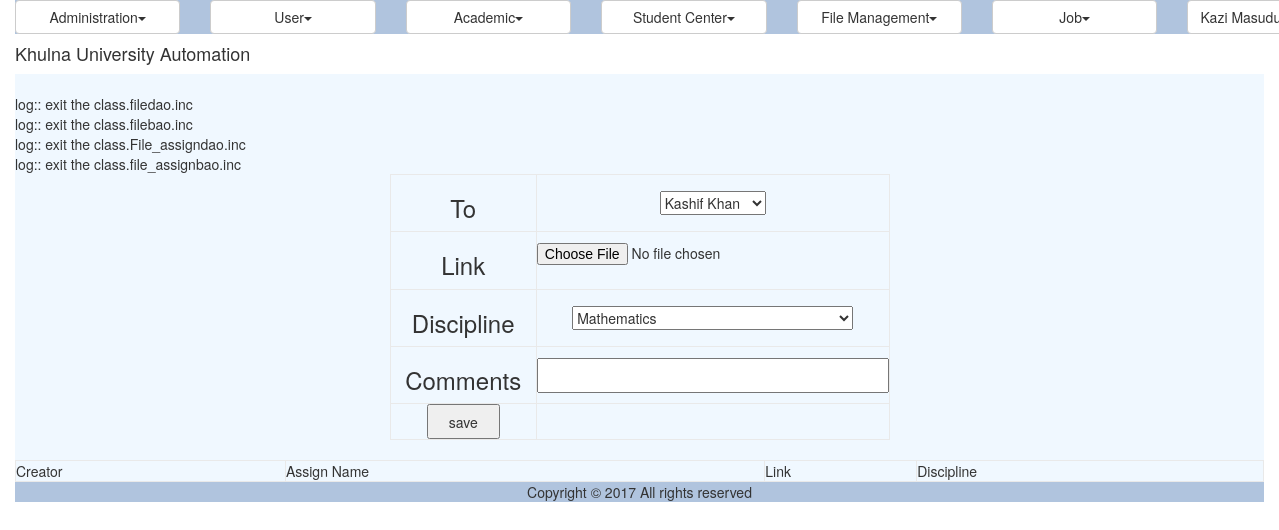
The app's page /file.php (signed in), older data.
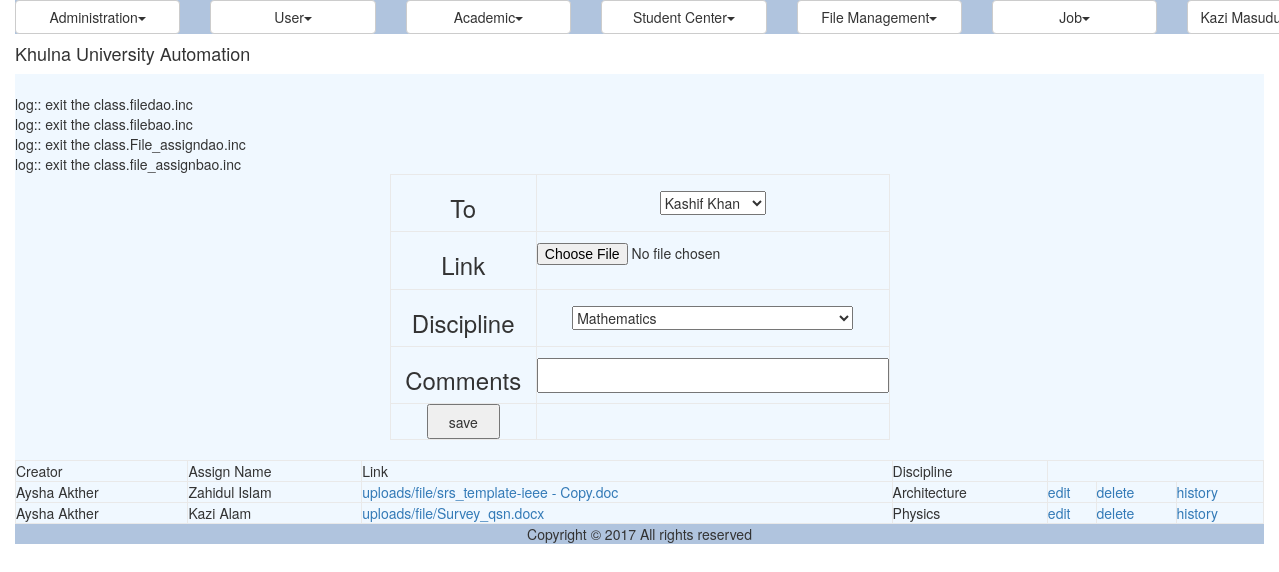
The same page, newer data.
### tables this page shows
CREATE TABLE IF NOT EXISTS `fms_file` (
  `ID` varchar(100) NOT NULL,
  `CreatorID` varchar(40) NOT NULL,
  `Name` varchar(40) NOT NULL,
  `Link` varchar(50) NOT NULL,
  `DisciplineID` varchar(50) NOT NULL,
  `Receiver` varchar(40) NOT NULL
);

CREATE TABLE IF NOT EXISTS `ums_user` (
  `ID` varchar(40) NOT NULL,
  `UniversityID` varchar(20) NOT NULL,
  `Email` varchar(50) NOT NULL,
  `Password` varchar(255) NOT NULL,
  `FirstName` varchar(50) DEFAULT NULL,
  `MiddleName` varchar(50) DEFAULT NULL,
  `LastName` varchar(50) DEFAULT NULL,
  `DisciplineID` varchar(40) DEFAULT NULL,
  `Status` varchar(20) DEFAULT NULL,
  `IsLogged` varchar(10) DEFAULT NULL,
  `IsArchived` varchar(10) DEFAULT NULL,
  `IsDeleted` varchar(10) DEFAULT NULL,
  PRIMARY KEY (`ID`),
  UNIQUE KEY `Email` (`Email`),
  UNIQUE KEY `UniversityID` (`UniversityID`)
);

CREATE TABLE IF NOT EXISTS `ums_discipline` (
  `ID` varchar(40) NOT NULL,
  `Name` varchar(50) NOT NULL,
  `ShortCode` varchar(20) DEFAULT NULL,
  `SchoolID` varchar(40) DEFAULT NULL,
  PRIMARY KEY (`ID`)
);

### util/class.util.inc (called while the page is built, shortened)
<?php
class ConfigUtil implements I_DBConfig, I_LogConfig, I_LanguageConfig{
	public static $s_instance;
	private $_host;
	private $_username;
	private $_password;
	private $_database;
	public static function getInstance() {
		if(!self::$s_instance) {
			self::$s_instance = new self();
		}
		return self::$s_instance;
	}
	private function readConfig(){
		$this->_ini_array = parse_ini_file(CONFIG.'system.ini');
		$this->_host =	$this->_ini_array['db_host'];
		$this->_username = $this->_ini_array['db_username'];
		$this->_password = $this->_ini_array['db_password'];
		$this->_database = $this->_ini_array['db_database'];
	}
	public function getDBHost(){
		return $this->_host;
	}
	public function getDBUserName(){
		return $this->_username;
	}
	public function getDBPassword(){
		return $this->_password;
	}
	public function getDBName(){
		return $this->_database;
	}
}
class DBUtil implements I_DBUtil {
	private static $s_instance;
	private $_host;
	private $_username;
	private $_password;
	private $_database;
	protected $_connection;
	protected $_result;
	public static function getInstance() {
		if(!self::$s_instance) {
			self::$s_instance = new self();
		}
		return self::$s_instance;
	}
	private function readDBConfig(){
		$_config = ConfigUtil::getInstance();
		$this->_host = $_config->getDBHost();
		$this->_username = $_config->getDBUserName();
		$this->_password = $_config->getDBPassword();
		$this->_database = $_config->getDBName();
	}
	private function setConnection(){
		$this->_connection = new mysqli($this->_host, $this->_username,
			$this->_password, $this->_database);
	}
	public function doQuery($sql) {
		$this->_result = $this->_connection->query($sql) or die(mysqli_error($this->_connection));
		return $this->_result;
	}
	public function getNumRows() {
		$this->_numRows = mysqli_num_rows($this->_result);
		return $this->_numRows;
	}
	public function getAllRows() {
		$rows = array();
		for($x = 0; $x < $this->getNumRows(); $x++) {
			$rows[] = mysqli_fetch_assoc($this->_result);
		}
		return $rows;
	}
	public function getTopRow() {
		return $this->_result->fetch_array();
	}
}
class LogUtil{
	private static $s_instance;
	public static function getInstance(){
		if(!self::$s_instance) {
			self::$s_instance = new self();
		}
		return self::$s_instance;
	}
}
class LangUtil{
	private static $s_instance;
	public static function getInstance() {
		if(!self::$s_instance) {
			self::$s_instance = new self();
		}
		return self::$s_instance;
	}
}
?>

### modules/file/ui/blade/view.file.blade.inc (called while the page is built, shortened)
<?php
include_once UTILITY.'class.util.inc';
include_once MODULES_FILE.'bao/class.filebao.inc';
include_once MODULES_FILE.'bao/class.file_assignbao.inc';
include_once MODULES_USER.'bao/class.disciplinebao.inc';
include_once MODULES_USER.'bao/class.userbao.inc';
$_FileBAO = new FileBAO();
$_DisciplineBAO = new DisciplineBAO();
$_UserBAO = new UserBAO();
?>

### common/class.common.inc (called while the page is built, shortened)
<?php
include_once 'class.common.user.inc';
class Result{
    private $_IsSuccess=0;
    private $_ResultObject;
    public function setIsSuccess($IsSuccess){
        $this->_IsSuccess = $IsSuccess;
    }
    public function getIsSuccess(){
        return $this->_IsSuccess;
    }
    public function setResultObject($ResultObject){
        $this->_ResultObject = $ResultObject;
    }
    public function getResultObject(){
        return $this->_ResultObject;
    }
}
?>

### modules/user/bao/class.userbao.inc (called while the page is built, shortened)
<?php
include_once UTILITY.'class.util.inc';
include_once MODULES_USER.'dao/class.userdao.inc';
Class UserBAO{
	private $_UserDAO;
	public function __construct(){
		$this->_UserDAO = new UserDAO();
	}
	public function readUser($User){
		$Result = $this->_UserDAO->readUser($User);
		return $Result;
	}
}
?>

### common/class.common.user.inc (called while the page is built, shortened)
<?php
class User{
    private $_ID;
    public function setID ( $ID ) {
        $this->_ID = $ID;
    }
    public function getID () {
        return $this->_ID;
    }
}
?>

### modules/user/dao/class.userdao.inc (called while the page is built, shortened)
<?php
include_once COMMON.'class.common.inc';
include_once UTILITY.'class.util.inc';
include_once 'class.disciplinedao.inc';
Class UserDAO{
	private $_DB;
	private $_DisciplineDAO;
	public function __construct(){
		$this->_DB = DBUtil::getInstance();
		$this->_DisciplineDAO = new DisciplineDAO();
	}
	public function getAllUsers(){
		$UserList = array();
		$this->_DB->doQuery("SELECT * FROM ums_user where IsDeleted is null
			order by (UniversityID * 1) ASC");
		$rows = $this->_DB->getAllRows();
		for($i = 0; $i < sizeof($rows); $i++) {
			$row = $rows[$i];
			$this->_User = new User();
		    $this->_User->setID ( $row['ID']);
		    $this->_User->setUniversityID ( $row['UniversityID'] );
		    $this->_User->setEmail ( $row['Email'] );
		    $this->_User->setPassword ( $row['Password'] );
		    $this->_User->setFirstName( $row['FirstName'] );
		    $this->_User->setMiddleName( $row['MiddleName'] );
		    $this->_User->setLastName( $row['LastName'] );
		    $Discipline = new Discipline();
		    $Discipline->setID($row['DisciplineID']);
		    $Discipline = $this->_DisciplineDAO->readDiscipline($Discipline)->getResultObject();
		    $this->_User->setDiscipline( $Discipline );
		    $this->_User->setStatus( $row['Status'] );
		    $this->_User->setIsArchived( $row['IsArchived'] );
		    $this->_User->setIsDeleted( $row['IsDeleted'] );
		    $UserList[]=$this->_User;
		}
		$Result = new Result();
		$Result->setIsSuccess(1);
		$Result->setResultObject($UserList);
		return $Result;
	}
	public function readUser($User){
		$SQL = "SELECT * FROM ums_user WHERE ID='".$User->getID()."'";
		$this->_DB->doQuery($SQL);
		$row = $this->_DB->getTopRow();
		$this->_User = new User();
	    $this->_User->setID ( $row['ID']);
	    $this->_User->setUniversityID ( $row['UniversityID'] );
	    $this->_User->setEmail ( $row['Email'] );
	    $this->_User->setPassword ( $row['Password'] );
	    $this->_User->setFirstName( $row['FirstName'] );
	    $this->_User->setMiddleName( $row['MiddleName'] );
	    $this->_User->setLastName( $row['LastName'] );
	    $Discipline = new Discipline();
	    $Discipline->setID($row['DisciplineID']);
	    $Discipline = $this->_DisciplineDAO->readDiscipline($Discipline)->getResultObject();
	    $this->_User->setDiscipline( $Discipline );
	    $this->_User->setIsArchived( $row['IsArchived'] );
	    $this->_User->setIsDeleted( $row['IsDeleted'] );
	 	$Result = new Result();
		$Result->setIsSuccess(1);
		$Result->setResultObject($this->_User);
		return $Result;
	}
}
?>

### common/class.common.course.inc (called while the page is built, shortened)
<?php
class Discipline{
    private $_ID;
    private $_Name;
    public function setID ( $ID ) {
        $this->_ID = $ID;
    }
    public function getID () {
        return $this->_ID;
    }
    public function setName( $Name ) {
        $this->_Name = $Name;
    }
    public function getName() {
        return $this->_Name;
    }
}
?>

### modules/user/dao/class.disciplinedao.inc (called while the page is built, shortened)
<?php
include_once COMMON.'class.common.inc';
include_once COMMON.'class.common.course.inc';
include_once UTILITY.'class.util.inc';
Class DisciplineDAO{
	private $_DB;
	public function __construct(){
		$this->_DB = DBUtil::getInstance();
	}
	public function getAllDisciplines(){
		$DisciplineList = array();
		$this->_DB->doQuery("SELECT * FROM ums_discipline");
		$rows = $this->_DB->getAllRows();
		for($i = 0; $i < sizeof($rows); $i++) {
			$row = $rows[$i];
			$this->_Discipline = new Discipline();
		    $this->_Discipline->setID ( $row['ID']);
		    $this->_Discipline->setName( $row['Name'] );
		    $this->_Discipline->setShortCode( $row['ShortCode'] );
			$School = new School();
			$School->setID($row['SchoolID']);
			$this->_DB->doQuery("SELECT * FROM ums_school where ID='".$row['SchoolID']."'");
			$schoolRow = $this->_DB->getTopRow();
			$School->setName($schoolRow['Name']);
			$this->_Discipline->setSchool($School);
		    $DisciplineList[]=$this->_Discipline;
		}
		$Result = new Result();
		$Result->setIsSuccess(1);
		$Result->setResultObject($DisciplineList);
		return $Result;
	}
	public function readDiscipline($Discipline){
		$SQL = "SELECT * FROM ums_discipline where ID='".$Discipline->getID()."'";
		$this->_DB->doQuery($SQL);
		$row = $this->_DB->getTopRow();
		$this->_Discipline = new Discipline();
	    $this->_Discipline->setID ( $row['ID']);
	    $this->_Discipline->setName( $row['Name'] );
	    $this->_Discipline->setShortCode( $row['ShortCode'] );
		$School = new School();
		$School->setID($row['SchoolID']);
		$this->_DB->doQuery("SELECT * FROM ums_school where ID='".$row['SchoolID']."'");
		$schoolRow = $this->_DB->getTopRow();
		$School->setName($schoolRow['Name']);
		$this->_Discipline->setSchool($School);
	 	$Result = new Result();
		$Result->setIsSuccess(1);
		$Result->setResultObject($this->_Discipline);
		return $Result;
	}
}
?>

### common/class.common.file.inc (called while the page is built, shortened)
<?php
class File{
    private $_ID;
    private $_Link;
    public function setID($ID){
            $this->_ID = $ID;
    }
    public function getID(){
        return $this->_ID;
    }
    public function setLink($Link){
            $this->_Link = $Link;
    }
    public function getLink(){
        return $this->_Link;
    }
}
?>

### modules/user/bao/class.disciplinebao.inc (called while the page is built, shortened)
<?php
include_once UTILITY.'class.util.inc';
include_once MODULES_USER.'dao/class.disciplinedao.inc';
Class DisciplineBAO{
	private $_DisciplineDAO;
	public function __construct(){
		$this->_DisciplineDAO = new DisciplineDAO();
	}
	public function readDiscipline($Discipline){
		$Result = $this->_DisciplineDAO->readDiscipline($Discipline);
		return $Result;
	}
}
?>

### modules/file/ui/view.file.inc (the view, shortened to what the rows shown need)
<?php
include_once 'blade/view.file.blade.inc';
include_once COMMON.'class.common.inc';
include_once COMMON.'class.common.file.inc';
?>
<div id="notification">
	<table width="100%" border="1" cellpadding="15" align="center">
	<?php
	$Result = $_FileBAO->getAllFiles();
	if($Result->getIsSuccess()){
		$FileList = $Result->getResultObject();
	?>
		<?php
		for($i = 0; $i < sizeof($FileList); $i++) {
			$File = $FileList[$i];
			?>
		    <tr>
			    <td><?php
			    	$User = new user();
			    	$User->setID($File->getCreator());
			    	$User = $_UserBAO->readUser($User);
			    	$User = $User->getResultObject();
			    	echo $User->getFirstName() ." ". $User->getLastName(); ?></td>
			    <td><?php
			    	$User = new user();
			    	$User->setID($File->getName());
			    	$User = $_UserBAO->readUser($User);
			    	$User = $User->getResultObject();
			    	echo $User->getFirstName() ." ". $User->getLastName(); ?></td>
			    <td>
			    <a href='<?php echo "".$File->getLink(); ?>' target="_blank"><?php echo "".$File->getLink(); ?></a>
			    </td>
			    <td><?php
				    $Discipline = new discipline();
				    $Discipline->setID($File->getDiscipline());
				    $Discipline = $_DisciplineBAO->readDiscipline($Discipline);
				    $Discipline = $Discipline->getResultObject();
			    	echo $Discipline->getName(); ?>
			    </td>
			    <td><a href="?edit=<?php echo $File->getID(); ?>" onclick="return confirm('sure to edit !'); " >edit</a></td>
			    <td><a href="?del=<?php echo $File->getID(); ?>" onclick="return confirm('sure to delete !'); " >delete</a></td>
			    <td>
			    	<a href="file_notify.php?history=<?php echo $File->getID(); ?>" onclick="return ; " >history</a>
			    </td>
		    </tr>
	    <?php
		}
	}
	else{
		echo $Result->getResultObject();
	}
	?>
	</table>
</div>

Row changes from the older to the newer data that the page shows:
added fms_file: ums_user.FirstName "Aysha", ums_user.LastName "Akther", ums_user.FirstName "Zahidul", ums_user.LastName "Islam", Link "uploads/file/srs_template-ieee - Copy.doc", ums_discipline.Name "Architecture"
added fms_file: ums_user.FirstName "Aysha", ums_user.LastName "Akther", ums_user.FirstName "Kazi", ums_user.LastName "Alam", Link "uploads/file/Survey_qsn.docx", ums_discipline.Name "Physics"
